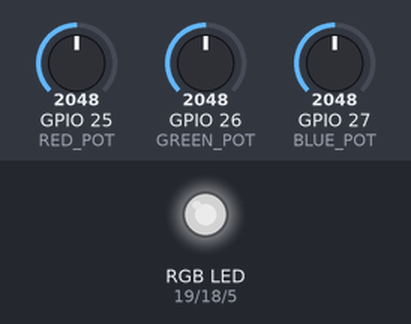
This sketch was run on a simulated ESP32. Shown: an RGB LED mixed from three pins (HIGH = lit). The inputs (shaded band) are chosen by the test bench; at power-on: GPIO 25 (RED_POT) = 2048, GPIO 26 (GREEN_POT) = 2048, GPIO 27 (BLUE_POT) = 2048. Dim RGB values are drawn brighter than linear.

Above: at 1.2 s.
1.3 s: GPIO 25 (RED_POT) set to 2866
At 2.1 s:
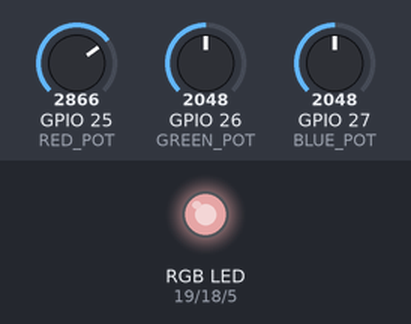
2.8 s: GPIO 26 (GREEN_POT) set to 2866
At 3.6 s:
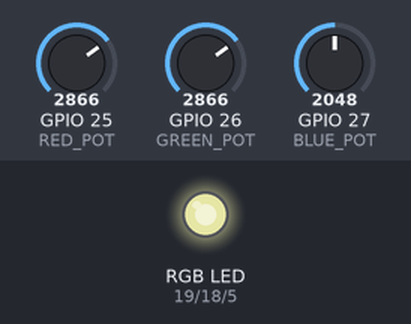
4.3 s: GPIO 27 (BLUE_POT) set to 2866
At 5.2 s:
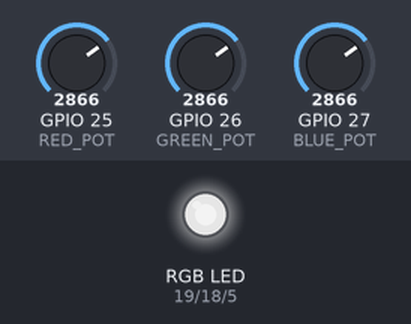
5.8 s: GPIO 25 (RED_POT) set to 3603
At 6.7 s:
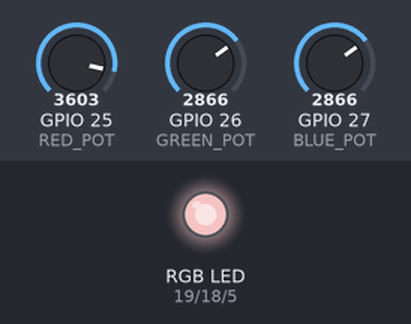
7.3 s: GPIO 26 (GREEN_POT) set to 3603
At 7.6 s:
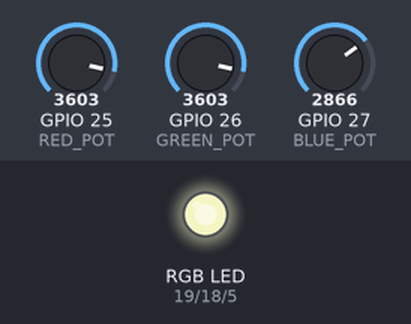
8.8 s: GPIO 27 (BLUE_POT) set to 3603
At 9.2 s:
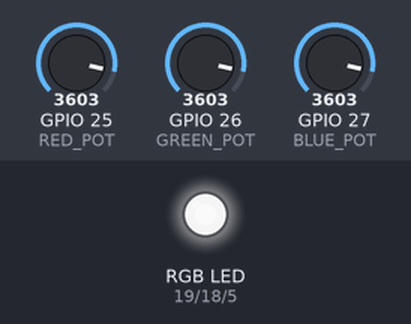
Timing chart, 0 to 11.3 s (numbered marks = the images above; inputs shaded):
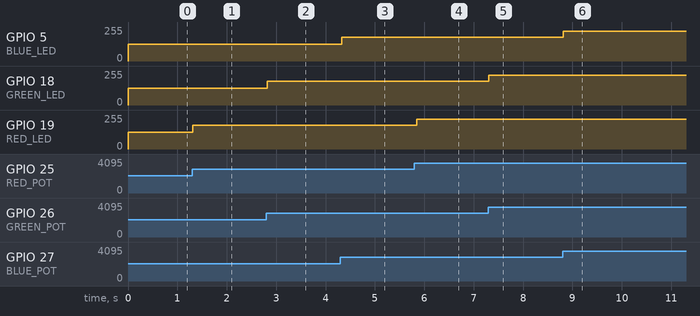

The sketch:

rgb_led.ino
```cpp
/**
 * rgb_led
 *
 * This was written for the CS427 class at the University of Portland - Internet of Things.
 * The RGB LED included in the ESP32 kit is a common-anode LED, meaning the common pin between
 * the three of them is connected to +5V. The other three pins are separate red, green, and blue
 * LEDs. This program reads the values of potentiometers to set the brightness of each LED,
 * allowing you to create a variety of shades of color.
 */

// define potentiometer pins
#define RED_POT 25
#define GREEN_POT 26
#define BLUE_POT 27

// define LED pins
#define RED_LED 19
#define GREEN_LED 18
#define BLUE_LED 5

// define PWM channels; one for each color
#define PWM_RED_CHANNEL 0
#define PWM_GREEN_CHANNEL 1
#define PWM_BLUE_CHANNEL 2

// define PWM characteristics
// PWM_RES is 8 bits, meaning we have values 0-255
#define PWM_FREQ 1000
#define PWM_RES 8

void setup() {
  // define pins as inputs and outputs
  pinMode(RED_POT, INPUT);
  pinMode(GREEN_POT, INPUT);
  pinMode(BLUE_POT, INPUT);

  // setup PWM
  // the PWM channels on the ESP32 are numbered from 0-15, but since
  // we need to control each individual LED color, we need 3 channels
  ledcSetup(PWM_RED_CHANNEL, PWM_FREQ, PWM_RES);
  ledcSetup(PWM_GREEN_CHANNEL, PWM_FREQ, PWM_RES);
  ledcSetup(PWM_BLUE_CHANNEL, PWM_FREQ, PWM_RES);
  ledcAttachPin(RED_LED, PWM_RED_CHANNEL);
  ledcAttachPin(GREEN_LED, PWM_GREEN_CHANNEL);
  ledcAttachPin(BLUE_LED, PWM_BLUE_CHANNEL);
}

void loop() {
  // read the values of the potentiometers and convert it to a 0-255 scale
  int red = map(analogRead(RED_POT), 0, 4095, 0, 255);
  int green = map(analogRead(GREEN_POT), 0, 4095, 0, 255);
  int blue = map(analogRead(BLUE_POT), 0, 4095, 0, 255);

  // write the RGB values to the LED
  // note that the LED does not fully turn off due to hardware limitation
  ledcWrite(PWM_RED_CHANNEL, red);
  ledcWrite(PWM_GREEN_CHANNEL, green);
  ledcWrite(PWM_BLUE_CHANNEL, blue);

  // set a short delay
  delay(50);
}
```

Measured:
- after the input at 1.3 s, GPIO 19 (RED_LED): 127/255 → 177/255 at once
- after the input at 2.8 s, GPIO 18 (GREEN_LED): 127/255 → 177/255 at once
- after the input at 4.3 s, GPIO 5 (BLUE_LED): 127/255 → 177/255 at once
- after the input at 5.8 s, GPIO 19 (RED_LED): 177/255 → 223/255 at once
- after the input at 7.3 s, GPIO 18 (GREEN_LED): 177/255 → 223/255 at once
- after the input at 8.8 s, GPIO 5 (BLUE_LED): 177/255 → 223/255 at once
